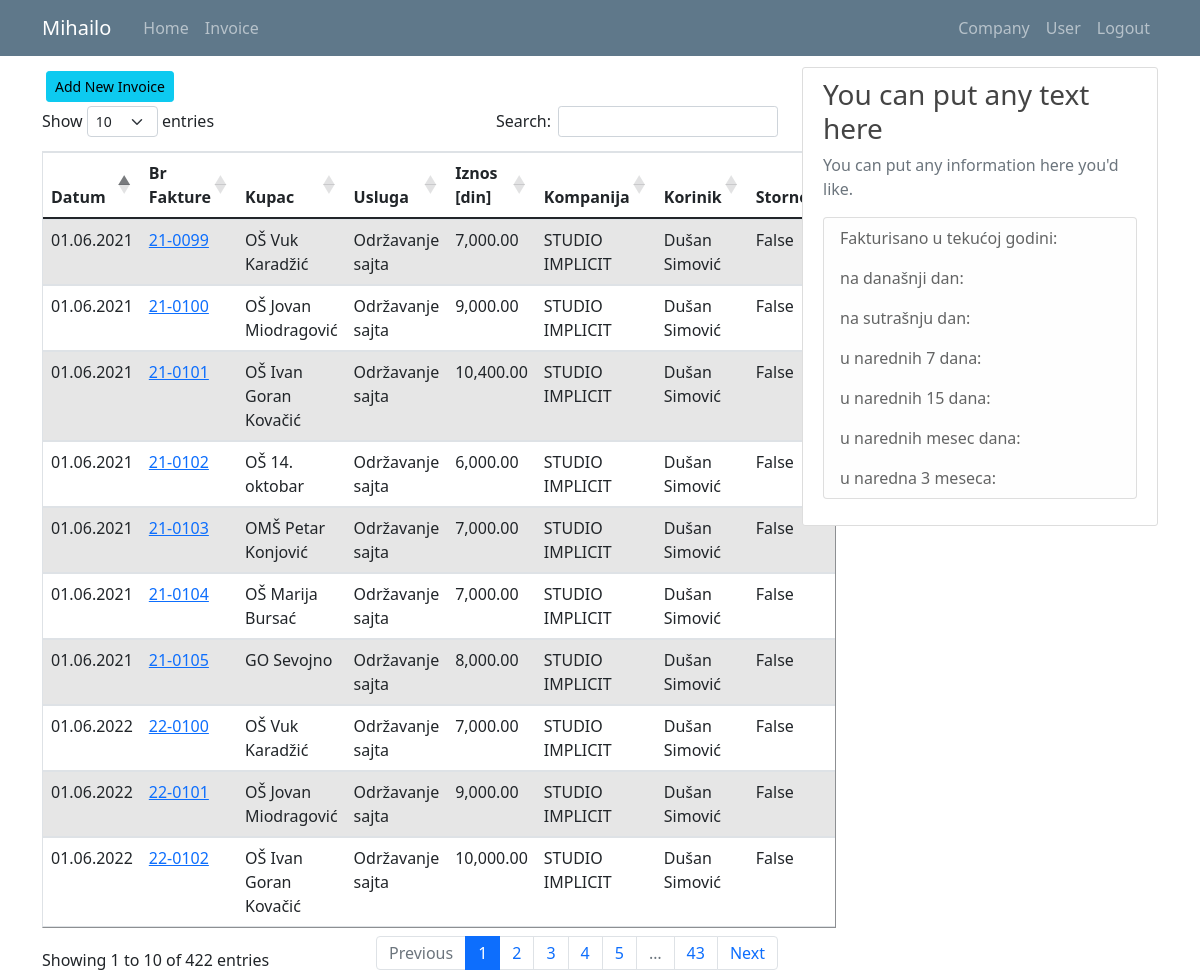
The page /invoice_list (signed in) on the database its author committed.
### kpo/models.py (models this page shows, shortened)
class User(db.Model, UserMixin):
    id = db.Column(db.Integer, primary_key=True)
    email = db.Column(db.String(120), unique=True, nullable=False)
    password = db.Column(db.String(60), nullable = False)
    name = db.Column(db.String(20), unique=False, nullable=False)
    surname = db.Column(db.String(20), unique=False, nullable=False)
    workplace = db.Column(db.String(20), unique=False, nullable=False)
    authorization = db.Column(db.String(20), nullable = False) # ovde treba da budu tipovi korisnika: S_admin, C_admin, C_user
    gender = db.Column(db.String(1)) #(0, "srednji"), (1, "muški"), (2, "ženski")
    company_id = db.Column(db.Integer, db.ForeignKey('company.id'), nullable=True)
    invoices = db.relationship('Invoice', backref='invoice_user', lazy=True)

class Invoice(db.Model):
    id = db.Column(db.Integer, primary_key=True)
    date = db.Column(db.DateTime, nullable=False)
    invoice_number = db.Column(db.String(7), nullable=False)
    customer = db.Column(db.String(70), nullable=False)
    service = db.Column(db.String(70), nullable=True) #usluga
    amount = db.Column(db.Integer, nullable=False)
    company_id = db.Column(db.Integer, db.ForeignKey('company.id'), nullable=True)
    user_id = db.Column(db.Integer, db.ForeignKey('user.id'), nullable=True)
    cancelled = db.Column(db.Boolean(), default=False, nullable=False)

class Company(db.Model):
    id = db.Column(db.Integer, primary_key=True)
    companyname = db.Column(db.String(20), unique=True, nullable=False)         #Helios, Metalac, Tetrapak, Foka, Papir Print
    company_address = db.Column(db.String(20), unique=False, nullable=False)
    company_address_number = db.Column(db.Integer, nullable=False)
    company_zip_code = db.Column(db.Integer, nullable=False)
    company_city = db.Column(db.String(20), unique=False, nullable=False)
    company_state = db.Column(db.String(20), unique=False, nullable=False)
    company_pib = db.Column(db.Integer, nullable=False)
    company_mb = db.Column(db.Integer, nullable=False)
    company_site = db.Column(db.String(20), unique=True, nullable=False) #vidi imali neki model tipa db.Link()
    company_mail = db.Column(db.String(120), unique=True, nullable=False)
    company_phone = db.Column(db.Integer, nullable=False)
    company_logo = db.Column(db.String(60), nullable=False)
    users = db.relationship('User', backref='user_company', lazy=True)
    invoices = db.relationship('Invoice', backref='invoice_company', lazy=True)

### kpo/invoices/routes.py (the view)
@invoices.route("/invoice_list")
def invoice_list():
    if not current_user.is_authenticated:
        flash('You have to be logged in to access this page', 'danger')
        return redirect(url_for('users.login'))
    elif current_user.authorization != 's_admin' and current_user.authorization != 'c_admin':
        abort(403)
    invoices = Invoice.query.all()
    return render_template('invoice_list.html', title='Invoices', invoices=invoices)

### kpo/models.py (called while the page is built)
@login_manager.user_loader
def load_user(user_id):
    return User.query.get(int(user_id))

### kpo/templates/invoice_list.html (shortened to what this page needs)
{% extends "layout.html" %}
{% block content %}
{% if current_user.authorization != 'c_user' %}
  <a class="btn btn-info btn-sm m-1" href="{{ url_for('invoices.register_i') }}">Add New Invoice</a>
{% endif %}
<table id="data" border="1" class="table table-striped">
  {% if current_user.authorization == 's_admin' %}
    <thead>
      <tr>
        <th>Datum</th>
        <th>Br Fakture</th>
        <th>Kupac</th>
        <th>Usluga</th>
        <th>Iznos [din]</th>
        <th>Kompanija</th>
        <th>Korinik</th>
        <th>Storno</th>
      </tr>
    </thead>
    <tbody>
      {% for invoice in invoices %}
        <tr>
          <td>{{ invoice.date.strftime("%d.%m.%Y") }}</td>
          <td><a class="mr-2" href="{{ url_for('invoices.invoice_profile', invoice_id=invoice.id) }}" title="Edit Invoice">{{ invoice.invoice_number }}</a></td>
          <td>{{ invoice.customer }}</td>
          <td>{{ invoice.service }}</td>
          <td>{{ '{:,.2f}'.format(invoice.amount) }}</td>
          <td>{{ invoice.invoice_company.companyname }}</td>
          <td>{{ invoice.invoice_user.name }} {{ invoice.invoice_user.surname }}</td>
          <td>{{ invoice.cancelled }}</td>
      {% endfor %}
    </tbody>
  {% endif %}
</table>
{% endblock content%}

### kpo/templates/layout.html (shortened to what this page needs)
<!doctype html>
<html lang="en">
  <head>
    <link rel="stylesheet" href="https://cdn.jsdelivr.net/npm/bootstrap@4.3.1/dist/css/bootstrap.min.css">
    <link rel="stylesheet" type="text/css" href="{{ url_for('static', filename='main.css') }}">
    <link href="https://cdn.jsdelivr.net/npm/bootstrap@5.0.1/dist/css/bootstrap.min.css" rel="stylesheet">
    <link rel="stylesheet" type="text/css" href="https://cdn.datatables.net/1.10.25/css/dataTables.bootstrap5.css">
  </head>
  <body>
    <header class="site-header">
      <nav class="navbar navbar-expand-md navbar-dark bg-steel fixed-top">
        <div class="container">
          <a class="navbar-brand mr-4" href="/">{{ current_user.name }}</a>
          <div class="collapse navbar-collapse" id="navbarToggle">
            <div class="navbar-nav mr-auto">
              {% if current_user.is_authenticated %}
                <a class="nav-item nav-link" href="{{ url_for('main.home') }}">Home</a>
                <a class="nav-item nav-link" href="{{ url_for('invoices.invoice_list') }}">Invoice</a>
              {% else %}
                <a class="nav-item nav-link" href="{{ url_for('main.home') }}">Home</a>
                <a class="nav-item nav-link" href="{{ url_for('main.about') }}">About</a>
              {% endif %}
            </div>
            <div class="navbar-nav">
              {% if current_user.is_authenticated %}
                {% if current_user.authorization == 's_admin' %}
                  <a class="nav-item nav-link" href="{{ url_for('companys.company_list') }}">Company</a>
                  <a class="nav-item nav-link" href="{{ url_for('users.user_list') }}">User</a>
                  <a class="nav-item nav-link" href="{{ url_for('users.logout') }}">Logout</a>
                {% elif current_user.authorization == 'c_admin'%}
                  <a class="nav-item nav-link" href="{{ url_for('companys.company_list') }}">Company</a>
                  <a class="nav-item nav-link" href="{{ url_for('users.user_list') }}">User</a>
                  <a class="nav-item nav-link" href="{{ url_for('users.logout') }}">Logout</a>
                {% else %}
                  <a class="nav-item nav-link" href="{{ url_for('users.user_list') }}">User</a>
                  <a class="nav-item nav-link" href="{{ url_for('users.logout') }}">Logout</a>
                {% endif %}
              {% else %}
                <a class="nav-item nav-link" href="{{ url_for('users.login') }}">Login</a>
              {% endif %}
            </div>
          </div>
        </div>
      </nav>
    </header>
    <main role="main" class="container">
      <div class="row">
        <div class="col-md-8">
          {% block content %}{% endblock %}
        </div>
        <div class="col-md-4">
          <div class="content-section">
            <h3>You can put any text here</h3>
            <p class='text-muted'>You can put any information here you'd like.
              <ul class="list-group">
                <li class="list-group-item list-group-item-light">Fakturisano u tekućoj godini: </li>
                <li class="list-group-item list-group-item-light">na današnji dan: </li>
                <li class="list-group-item list-group-item-light">na sutrašnju dan: </li>
                <li class="list-group-item list-group-item-light">u narednih 7 dana: </li>
                <li class="list-group-item list-group-item-light">u narednih 15 dana: </li>
                <li class="list-group-item list-group-item-light">u narednih mesec dana: </li>
                <li class="list-group-item list-group-item-light">u naredna 3 meseca: </li>
              </ul>
            </p>
          </div>
        </div>
      </div>
    </main>
  </body>
</html>

### kpo/static/main.css (style rules this page uses)
body { background: #fafafa; color: #333333; margin-top: 5rem; }
h1, h2, h3, h4, h5, h6 { color: #444444; }
.bg-steel { background-color: #5f788a; }
.site-header .navbar-nav .nav-link { color: #cbd5db; }
.content-section { background: #ffffff; padding: 10px 20px; border: 1px solid #dddddd; border-radius: 3px; margin-bottom: 20px; }

### rows shown on the page
User: name "Mihailo"
Invoice: date "01.06.2021", invoice_number "21-0099", customer "OŠ Vuk Karadžić", service "Održavanje sajta", amount "7,000.00", invoice_company.companyname "STUDIO IMPLICIT", invoice_user.name "Dušan", invoice_user.surname "Simović", cancelled "False"
Invoice: date "01.06.2021", invoice_number "21-0100", customer "OŠ Jovan Miodragović", service "Održavanje sajta", amount "9,000.00", invoice_company.companyname "STUDIO IMPLICIT", invoice_user.name "Dušan", invoice_user.surname "Simović", cancelled "False"
Invoice: date "01.06.2021", invoice_number "21-0101", customer "OŠ Ivan Goran Kovačić", service "Održavanje sajta", amount "10,400.00", invoice_company.companyname "STUDIO IMPLICIT", invoice_user.name "Dušan", invoice_user.surname "Simović", cancelled "False"
Invoice: date "01.06.2021", invoice_number "21-0102", customer "OŠ 14. oktobar", service "Održavanje sajta", amount "6,000.00", invoice_company.companyname "STUDIO IMPLICIT", invoice_user.name "Dušan", invoice_user.surname "Simović", cancelled "False"
Invoice: date "01.06.2021", invoice_number "21-0103", customer "OMŠ Petar Konjović", service "Održavanje sajta", amount "7,000.00", invoice_company.companyname "STUDIO IMPLICIT", invoice_user.name "Dušan", invoice_user.surname "Simović", cancelled "False"
Invoice: date "01.06.2021", invoice_number "21-0104", customer "OŠ Marija Bursać", service "Održavanje sajta", amount "7,000.00", invoice_company.companyname "STUDIO IMPLICIT", invoice_user.name "Dušan", invoice_user.surname "Simović", cancelled "False"
Invoice: date "01.06.2021", invoice_number "21-0105", customer "GO Sevojno", service "Održavanje sajta", amount "8,000.00", invoice_company.companyname "STUDIO IMPLICIT", invoice_user.name "Dušan", invoice_user.surname "Simović", cancelled "False"
Invoice: date "01.06.2022", invoice_number "22-0100", customer "OŠ Vuk Karadžić", service "Održavanje sajta", amount "7,000.00", invoice_company.companyname "STUDIO IMPLICIT", invoice_user.name "Dušan", invoice_user.surname "Simović", cancelled "False"
Invoice: date "01.06.2022", invoice_number "22-0101", customer "OŠ Jovan Miodragović", service "Održavanje sajta", amount "9,000.00", invoice_company.companyname "STUDIO IMPLICIT", invoice_user.name "Dušan", invoice_user.surname "Simović", cancelled "False"
Invoice: date "01.06.2022", invoice_number "22-0102", customer "OŠ Ivan Goran Kovačić", service "Održavanje sajta", amount "10,000.00", invoice_company.companyname "STUDIO IMPLICIT", invoice_user.name "Dušan", invoice_user.surname "Simović", cancelled "False"
